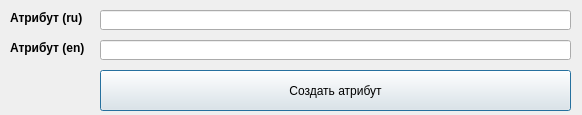
<?xml version="1.0" encoding="UTF-8"?>
<ui version="4.0">
 <class>AddWellAttrNameDialog</class>
 <widget class="QDialog" name="AddWellAttrNameDialog">
  <property name="geometry">
   <rect>
    <x>0</x>
    <y>0</y>
    <width>582</width>
    <height>115</height>
   </rect>
  </property>
  <property name="windowTitle">
   <string>Dialog</string>
  </property>
  <widget class="QLabel" name="wellAttrNameRuLabel">
   <property name="geometry">
    <rect>
     <x>10</x>
     <y>10</y>
     <width>101</width>
     <height>16</height>
    </rect>
   </property>
   <property name="font">
    <font>
     <weight>75</weight>
     <bold>true</bold>
    </font>
   </property>
   <property name="text">
    <string>Атрибут (ru)</string>
   </property>
  </widget>
  <widget class="QLabel" name="wellAttrNameEnLabel">
   <property name="geometry">
    <rect>
     <x>10</x>
     <y>40</y>
     <width>101</width>
     <height>16</height>
    </rect>
   </property>
   <property name="font">
    <font>
     <weight>75</weight>
     <bold>true</bold>
    </font>
   </property>
   <property name="text">
    <string>Атрибут (en)</string>
   </property>
  </widget>
  <widget class="QLineEdit" name="wellAttrNameRuLineEdit">
   <property name="geometry">
    <rect>
     <x>100</x>
     <y>10</y>
     <width>471</width>
     <height>20</height>
    </rect>
   </property>
  </widget>
  <widget class="QLineEdit" name="wellAttrNameEnLineEdit">
   <property name="geometry">
    <rect>
     <x>100</x>
     <y>40</y>
     <width>471</width>
     <height>20</height>
    </rect>
   </property>
  </widget>
  <widget class="QPushButton" name="insertWellAttrNameButton">
   <property name="geometry">
    <rect>
     <x>100</x>
     <y>70</y>
     <width>471</width>
     <height>41</height>
    </rect>
   </property>
   <property name="text">
    <string>Создать атрибут</string>
   </property>
  </widget>
 </widget>
 <resources/>
 <connections/>
</ui>
